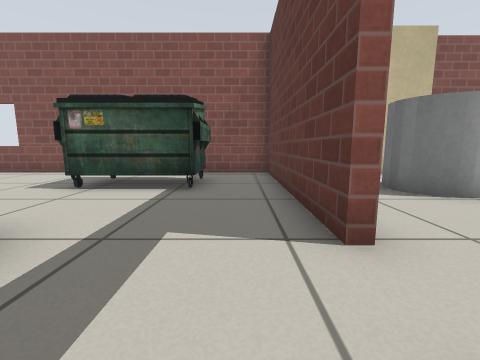
View 1 (above)

16 first-person views from a walk through a world built for the Gazebo simulator. The camera is 0.5 m above the floor, tilts 8° down and sees 90° across. Floor lines are 1 m apart. The floor is counted in squares, 0.5 m on a side. Each view is taken from the middle of a square. On the plan, view 1 faces up. The plan holds only what a view shows up to about 10 squares ahead; the rest is blank. Gazebo's built-in surfaces are drawn with simple patterns.

View 2
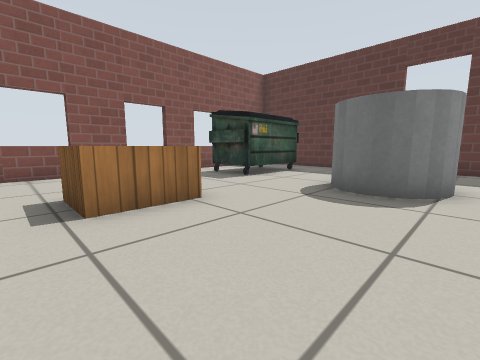

View 3
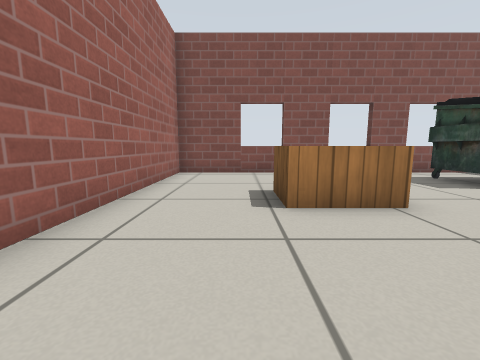

View 4
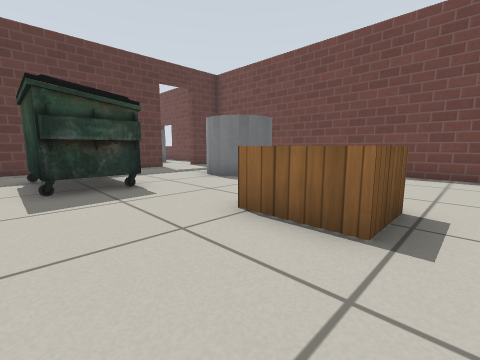

View 5
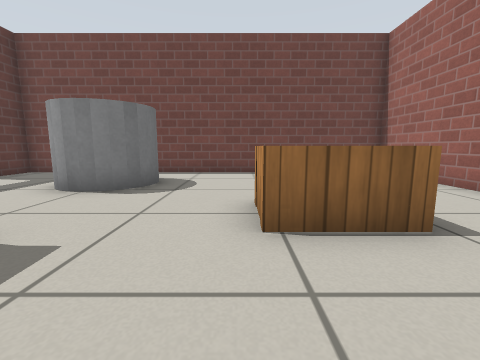

View 6
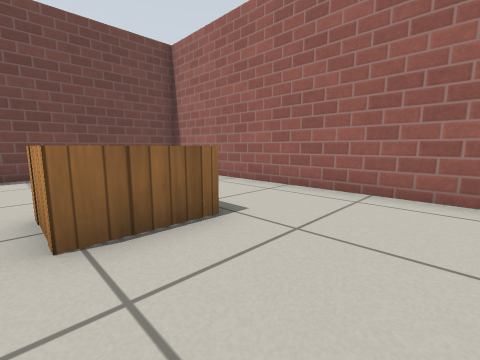

View 7
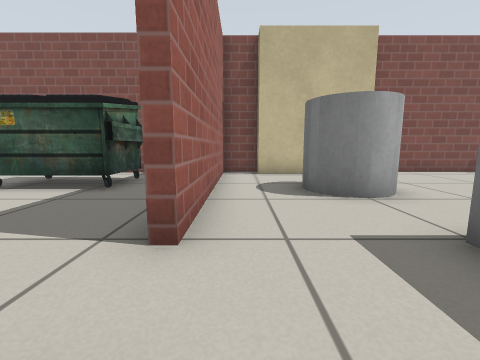

View 8
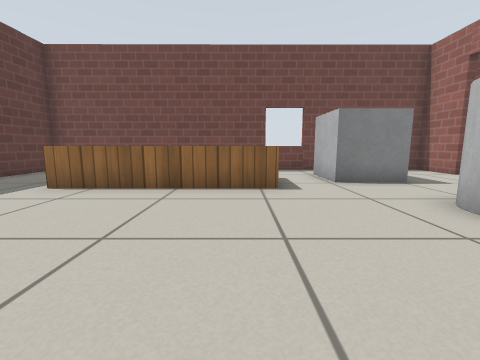

View 9
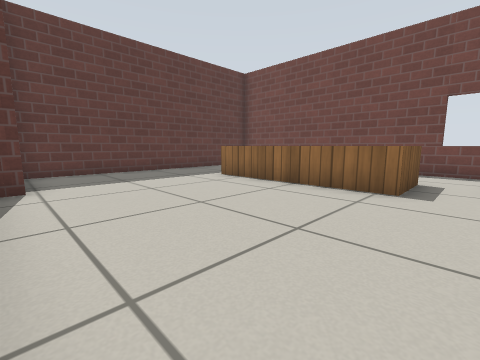

View 10
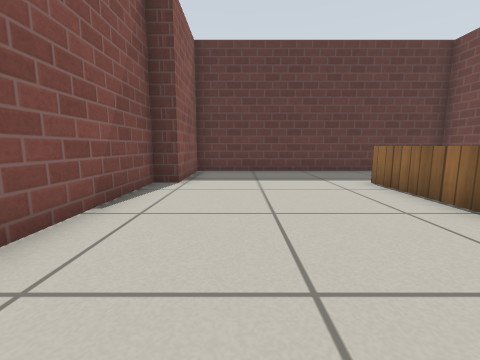

View 11
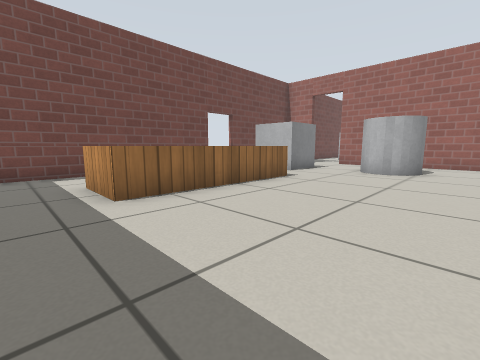

View 12
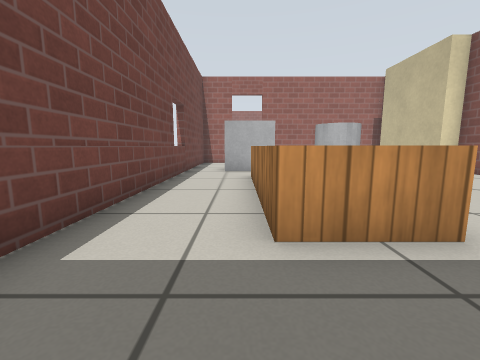

View 13
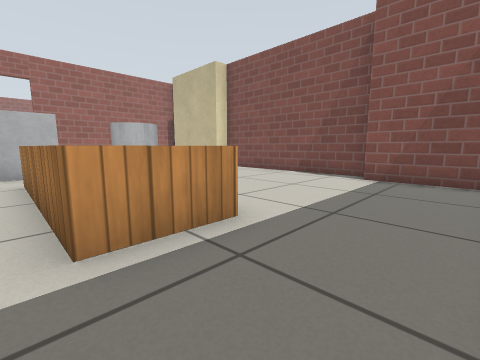

View 14
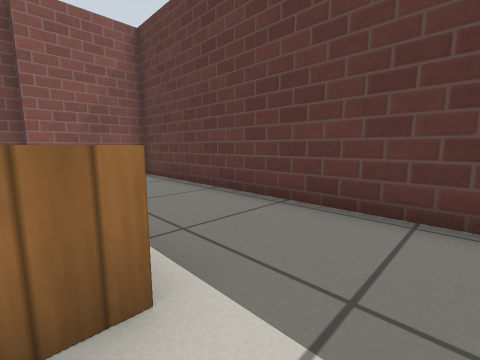

View 15
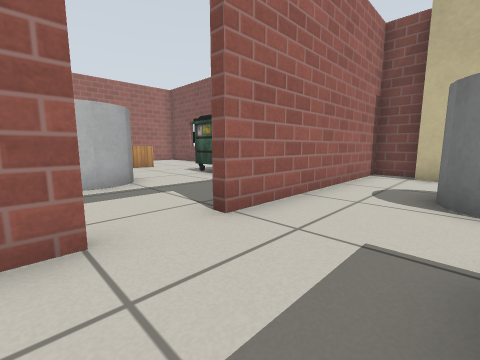

View 16
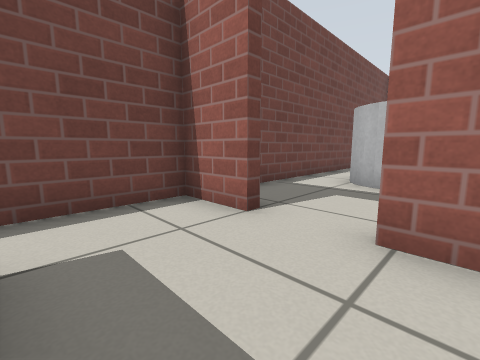

### Floor plan
Ten units are one square. View 1 is at (0, 0); x grows to the right and y downward. Boxes are objects, and circles mark ways between rooms. Rooms are numbered by the first view taken in them; rooms with no view inside come last. Other rooms are left out.
<svg viewBox="-128 -99 301 117">
<path fill="none" stroke="#000" d="M11 -23 11 -92 -123 -92 -123 13 11 12 11 -6M-73 -38 -92 -38 -92 -53 -73 -53 -73 -38M14 -6 14 12 168 12 168 -87 136 -87 136 -94 67 -94 67 -86 27 -85 27 -94 14 -94 14 -23M81 -34 136 -34 136 -14 81 -14 81 -34"/>
<rect x="-45" y="-35" width="20" height="30" fill="#bbb"><title>grey cylinder</title></rect>
<rect x="-45" y="-75" width="40" height="20" fill="#bbb"><title>dumpster</title></rect>
<rect x="35" y="-65" width="20" height="20" fill="#bbb"><title>grey cylinder</title></rect>
<rect x="45" y="-25" width="20" height="20" fill="#bbb"><title>grey box</title></rect>
<circle cx="10" cy="-15" r="3" fill="#2a7"/>
<text x="-60" y="-40">1</text>
<text x="90" y="-40">2</text>
</svg>
Room 1 opens to room 2.

Where each view was taken, in squares from view 1:
view 1: 0 up, 0 right, facing up
view 2: 0 up, 10 left, facing up-right
view 3: 0 up, 10 left, facing up
view 4: 8 up, 10 left, facing down-right
view 5: 8 up, 7 left, facing down
view 6: 8 up, 7 left, facing down-left
view 7: 0 up, 2 right, facing up
view 8: 9 up, 9 right, facing down
view 9: 9 up, 7 right, facing down-right
view 10: 7 up, 7 right, facing right
view 11: 8 up, 15 right, facing down-left
view 12: 1 up, 16 right, facing left
view 13: 1 up, 16 right, facing up-left
view 14: 0 up, 13 right, facing up-right
view 15: 0 up, 4 right, facing up-left
view 16: 3 up, 4 right, facing down-left
